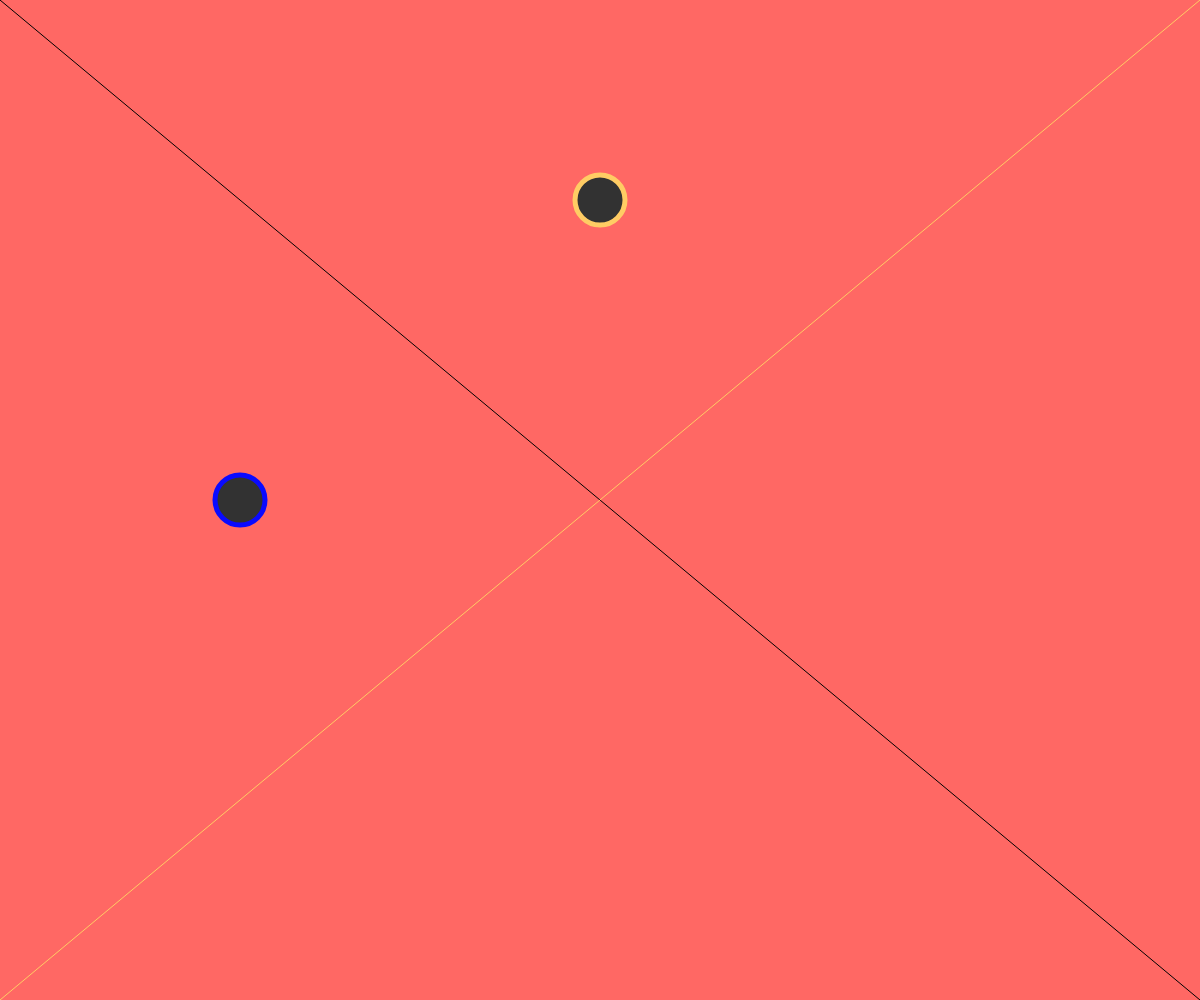
Frame 1 (no input)
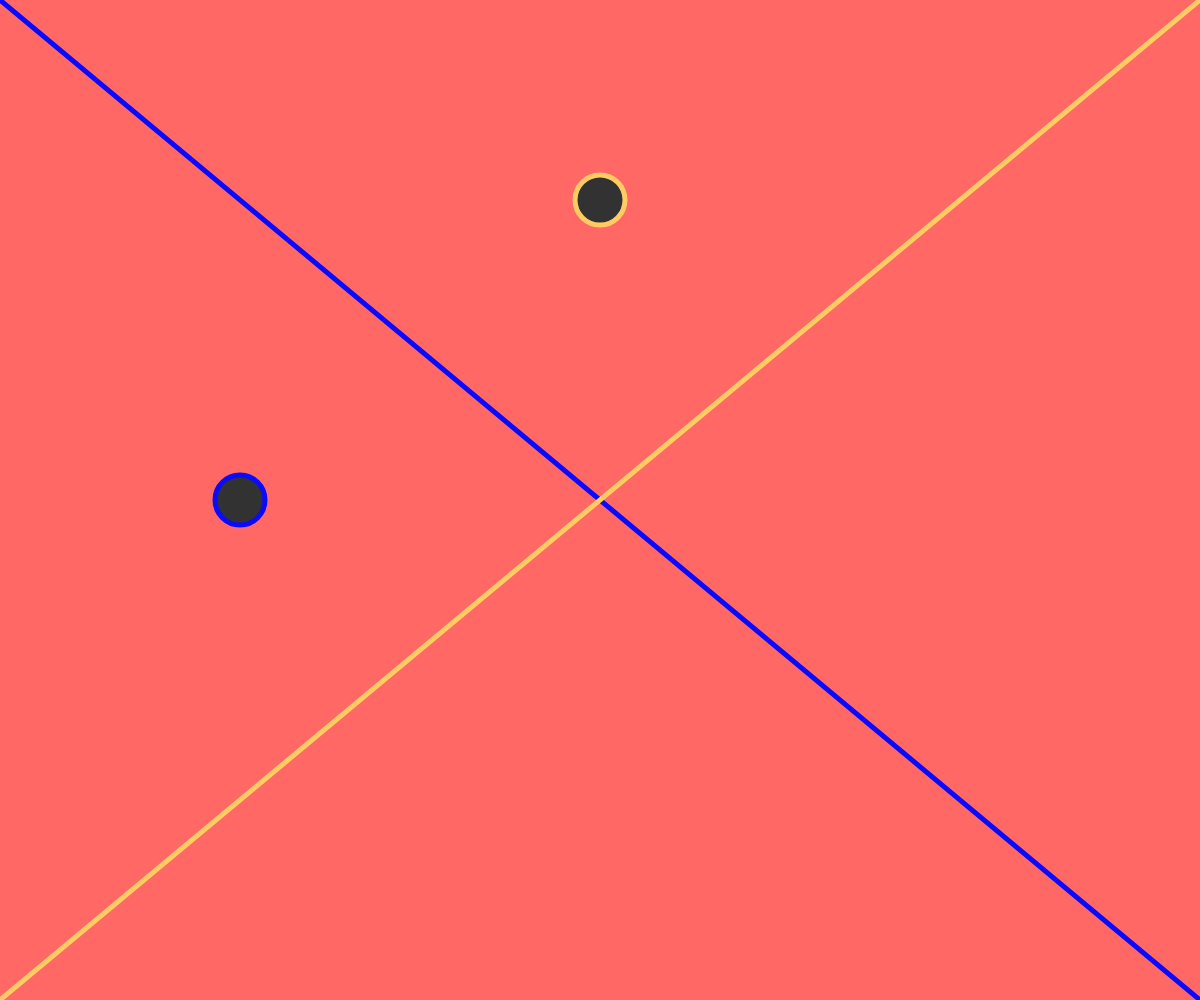
Frame 60 (no input)
Frame 120 (the mouse pressed at the canvas centre since frame 60): identical to frame 60, image omitted

The p5.js sketch that drew these frames (run headless with seeded random() and noise() and a simulated clock; from frame 60 on, the mouse is pressed at the canvas centre):

// p5.js sketch
// ── sketch.js
function setup() {
    createCanvas(windowWidth, windowHeight);
  
}





  function draw() { 
    background(255,104,100);
    

  line(0,0,windowWidth,windowHeight);

  stroke(255,204,100)
  line(windowWidth,0,0,windowHeight);




    fill(50);
    strokeWeight(5);
    stroke(255,204,100);
    circle(windowWidth/2,windowHeight/5,50);
    
    
    fill(50);
    strokeWeight(5);
    stroke(10,10,255);
    circle(windowWidth/5,windowHeight/2,50);
    
    
   

    }
